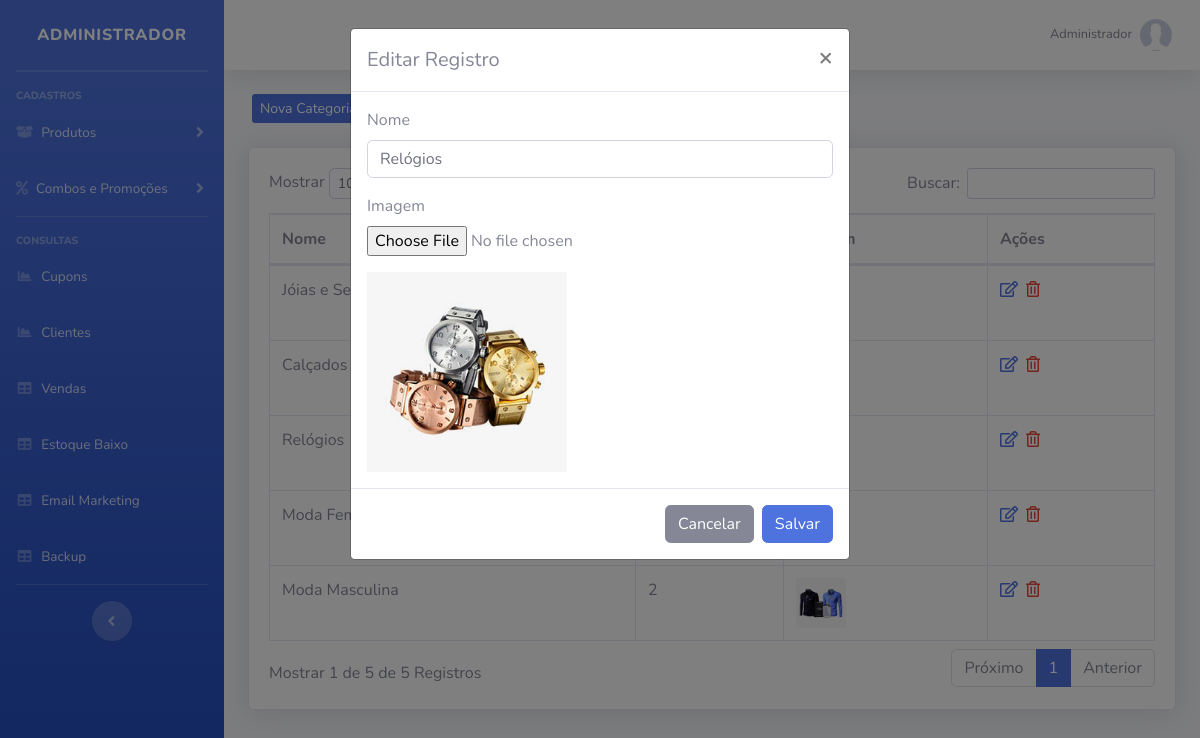
Page /sistema/painel-admin/index.php?pag=categorias&funcao=editar&id=3 (signed in) on the committed database.
### tables this page shows
CREATE TABLE `usuarios` (
  `id` int(11) NOT NULL AUTO_INCREMENT,
  `nome` varchar(50) NOT NULL,
  `cpf` varchar(20) NOT NULL,
  `email` varchar(50) NOT NULL,
  `senha` varchar(35) NOT NULL,
  `senha_crip` varchar(150) NOT NULL,
  `nivel` varchar(20) NOT NULL,
  PRIMARY KEY (`id`)
);

CREATE TABLE `categorias` (
  `id` int(11) NOT NULL AUTO_INCREMENT,
  `nome` varchar(50) NOT NULL,
  `nome_url` varchar(50) NOT NULL,
  `imagem` varchar(100) NOT NULL,
  PRIMARY KEY (`id`)
);

### config.php (called while the page is built, shortened)
<?php
$nivel_estoque = 5;
 ?>

### sistema/painel-admin/categorias.php (the view, shortened to what this page needs)
<?php
$pag = "categorias";
require_once("../../conexao.php");
?>
<div class="row mt-4 mb-4">
    <a type="button" class="btn-primary btn-sm ml-3 d-none d-md-block" href="index.php?pag=<?php echo $pag ?>&funcao=novo">Nova Categoria</a>
</div>
<div class="card shadow mb-4">
    <div class="card-body">
        <div class="table-responsive">
            <table class="table table-bordered" id="dataTable" width="100%" cellspacing="0">
                <thead>
                    <tr>
                        <th>Nome</th>
                        <th>Itens</th>
                        <th>Imagem</th>
                        <th>Ações</th>
                    </tr>
                </thead>
                <tbody>
                   <?php
                   $query = $pdo->query("SELECT * FROM categorias order by id desc ");
                   $res = $query->fetchAll(PDO::FETCH_ASSOC);
                   for ($i=0; $i < count($res); $i++) {
                      $nome = $res[$i]['nome'];
                      $imagem = $res[$i]['imagem'];
                      $id = $res[$i]['id'];
                      $query2 = $pdo->query("SELECT * FROM sub_categorias where id_categoria = '$id' ");
                   	  $res2 = $query2->fetchAll(PDO::FETCH_ASSOC);
                   	  $itens = @count($res2);
                      ?>
                    <tr>
                        <td><?php echo $nome ?></td>
                        <td><?php echo $itens ?></td>
                        <td><img src="../../img/categorias/<?php echo $imagem ?>" width="50"></td>
                        <td>
                             <a href="index.php?pag=<?php echo $pag ?>&funcao=editar&id=<?php echo $id ?>" class='text-primary mr-1' title='Editar Dados'><i class='far fa-edit'></i></a>
                            <a href="index.php?pag=<?php echo $pag ?>&funcao=excluir&id=<?php echo $id ?>" class='text-danger mr-1' title='Excluir Registro'><i class='far fa-trash-alt'></i></a>
                        </td>
                    </tr>
<?php } ?>
                </tbody>
            </table>
        </div>
    </div>
</div>
<div class="modal fade" id="modalDados" tabindex="-1" role="dialog" aria-labelledby="exampleModalLabel" aria-hidden="true">
    <div class="modal-dialog" role="document">
        <div class="modal-content">
            <div class="modal-header">
                <?php
                if (@$_GET['funcao'] == 'editar') {
                    $titulo = "Editar Registro";
                    $id2 = $_GET['id'];
                    $query = $pdo->query("SELECT * FROM categorias where id = '" . $id2 . "' ");
                    $res = $query->fetchAll(PDO::FETCH_ASSOC);
                    $nome2 = $res[0]['nome'];
                    $imagem2 = $res[0]['imagem'];
                } else {
                    $titulo = "Inserir Registro";
                }
                ?>
                <h5 class="modal-title" id="exampleModalLabel"><?php echo $titulo ?></h5>
                <button type="button" class="close" data-dismiss="modal" aria-label="Close">
                    <span aria-hidden="true">&times;</span>
                </button>
            </div>
            <form id="form" method="POST">
                <div class="modal-body">
                    <div class="form-group">
                        <label >Nome</label>
                        <input value="<?php echo @$nome2 ?>" type="text" class="form-control" id="nome-cat" name="nome-cat" placeholder="Nome">
                    </div>
                    <div class="form-group">
                        <label >Imagem</label>
                        <input type="file" value="<?php echo @$imagem2 ?>"  class="form-control-file" id="imagem" name="imagem" onChange="carregarImg();">
                    </div>
                    <?php if(@$imagem2 != ""){ ?>
                    	 <img src="../../img/categorias/<?php echo $imagem2 ?>" width="200" height="200" id="target">
                 	<?php  }else{ ?>
                    <img src="../../img/categorias/sem-foto.jpg" width="200" height="200" id="target">
                	<?php } ?>
                </div>
                <div class="modal-footer">
                    <button type="button" id="btn-fechar" class="btn btn-secondary" data-dismiss="modal">Cancelar</button>
                    <button type="submit" name="btn-salvar" id="btn-salvar" class="btn btn-primary">Salvar</button>
                </div>
            </form>
        </div>
    </div>
</div>

### sistema/painel-admin/index.php (shortened to what this page needs)
<?php
require_once("../../conexao.php");
$query = $pdo->query("SELECT * FROM produtos where estoque <= '$nivel_estoque' order by estoque asc ");
$res = $query->fetchAll(PDO::FETCH_ASSOC);
if(@count($res) > 0){
    $classe_estoque = 'text-warning';
}else{
    $classe_estoque = '';
}
$pag = @$_GET["pag"];
$menu1 = "produtos";
$menu2 = "categorias";
$menu3 = "sub-categorias";
$menu4 = "combos";
$menu5 = "promocoes";
$menu6 = "clientes";
$menu7 = "vendas";
$menu8 = "backup";
$menu9 = "tipo-envios";
$menu10 = "carac";
$menu11 = "alertas";
$menu12 = "cupons";
$menu13 = "estoque";
$res = $pdo->query("SELECT * FROM usuarios where id = '$_SESSION[id_usuario]'");
$dados = $res->fetchAll(PDO::FETCH_ASSOC);
$nome_usu = @$dados[0]['nome'];
?>
<!DOCTYPE html>
<html lang="en">
<head>
    <link href="../vendor/fontawesome-free/css/all.min.css" rel="stylesheet" type="text/css">
    <link href="../css/sb-admin-2.min.css" rel="stylesheet">
    <link href="../css/style.css" rel="stylesheet">
    <link href="../vendor/datatables/dataTables.bootstrap4.min.css" rel="stylesheet">
</head>
<body id="page-top">
    <div id="wrapper">
        <ul class="navbar-nav bg-gradient-primary sidebar sidebar-dark accordion" id="accordionSidebar">
            <a class="sidebar-brand d-flex align-items-center justify-content-center" href="index.php">
                <div class="sidebar-brand-text mx-3">Administrador</div>
            </a>
            <hr class="sidebar-divider my-0">
            <hr class="sidebar-divider">
            <div class="sidebar-heading">
                Cadastros
            </div>
            <li class="nav-item">
                <a class="nav-link collapsed" href="#" data-toggle="collapse" data-target="#collapseTwo" aria-expanded="true" aria-controls="collapseTwo">
                    <i class="fas fa-box-open"></i>
                    <span>Produtos</span>
                </a>
            </li>
            <li class="nav-item">
                <a class="nav-link collapsed" href="#" data-toggle="collapse" data-target="#collapseUtilities" aria-expanded="true" aria-controls="collapseUtilities">
                    <i class="fas fa-percent"></i>
                    <span>Combos e Promoções</span>
                </a>
            </li>
            <hr class="sidebar-divider">
            <div class="sidebar-heading">
                Consultas
            </div>
             <li class="nav-item">
                <a class="nav-link" href="index.php?pag=<?php echo $menu12 ?>">
                    <i class="fas fa-fw fa-chart-area"></i>
                    <span>Cupons</span></a>
                </li>
            <li class="nav-item">
                <a class="nav-link" href="index.php?pag=<?php echo $menu6 ?>">
                    <i class="fas fa-fw fa-chart-area"></i>
                    <span>Clientes</span></a>
                </li>
                <li class="nav-item">
                    <a class="nav-link" href="index.php?pag=<?php echo $menu7 ?>">
                        <i class="fas fa-fw fa-table"></i>
                        <span>Vendas</span></a>
                    </li>
                     <li class="nav-item">
                    <a class="nav-link" href="index.php?pag=<?php echo $menu13 ?>">
                        <i class="fas fa-fw fa-table <?php echo $classe_estoque ?>"></i>
                        <span class="<?php echo $classe_estoque ?>">Estoque Baixo</span></a>
                    </li>
                     <li class="nav-item">
                        <a class="nav-link" href="" data-toggle="modal" data-target="#ModalEmail">
                            <i class="fas fa-fw fa-table"></i>
                            <span>Email Marketing</span></a>
                        </li>
                    <li class="nav-item">
                        <a class="nav-link" href="backup.php">
                            <i class="fas fa-fw fa-table"></i>
                            <span>Backup</span></a>
                        </li>
                        <hr class="sidebar-divider d-none d-md-block">
                        <div class="text-center d-none d-md-inline">
                            <button class="rounded-circle border-0" id="sidebarToggle"></button>
                        </div>
                    </ul>
                    <div id="content-wrapper" class="d-flex flex-column">
                        <div id="content">
                            <nav class="navbar navbar-expand navbar-light bg-white topbar mb-4 static-top shadow">
                                <ul class="navbar-nav ml-auto">
                                    <li class="nav-item dropdown no-arrow">
                                        <a class="nav-link dropdown-toggle" href="#" id="userDropdown" role="button" data-toggle="dropdown" aria-haspopup="true" aria-expanded="false">
                                            <span class="mr-2 d-none d-lg-inline text-gray-600 small"><?php echo @$nome_usu ?></span>
                                            <img class="img-profile rounded-circle" src="../../img/sem-foto.jpg">
                                        </a>
                                    </li>
                                </ul>
                            </nav>
                            <div class="container-fluid">
                                <?php if ($pag == null) {
                                    include_once("home.php");
                                } else if ($pag==$menu1) {
                                    include_once($menu1.".php");
                                } else if ($pag==$menu2) {
                                    include_once($menu2.".php");
                                } else if ($pag==$menu3) {
                                    include_once($menu3.".php");
                                } else if ($pag==$menu4) {
                                    include_once($menu4.".php");
                                } else if ($pag==$menu5) {
                                    include_once($menu5.".php");
                                } else if ($pag==$menu6) {
                                    include_once($menu6.".php");
                                } else if ($pag==$menu7) {
                                    include_once($menu7.".php");
                                } else if ($pag==$menu8) {
                                    include_once($menu8.".php");
                                } else if ($pag==$menu9) {
                                    include_once($menu9.".php");
                                } else if ($pag==$menu10) {
                                    include_once($menu10.".php");
                                 } else if ($pag==$menu11) {
                                    include_once($menu11.".php");
                                } else if ($pag==$menu12) {
                                    include_once($menu12.".php");
                                } else if ($pag==$menu13) {
                                    include_once($menu13.".php");
                                } else {
                                    include_once("home.php");
                                }
                                ?>
                            </div>
                        </div>
                    </div>
                </div>
            </body>
            </html>

### rows in the picture
usuarios: nome "Administrador"
categorias: nome "Jóias e Semi-Jóias"
categorias: nome "Calçados"
categorias: nome "Relógios", nome-cat "Relógios", imagem (picture)
categorias: nome "Moda Feminina"
categorias: nome "Moda Masculina", itens "2", imagem (picture)

### other values in the picture
$titulo "Editar Registro"
